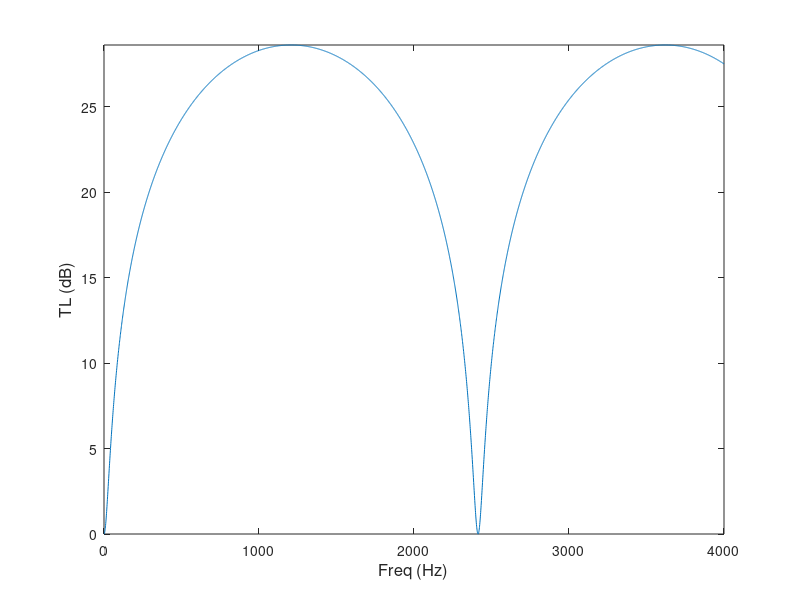

Write MATLAB code to recreate this figure.
%% Optimize design
clc
clear

% Inputs
d1  = 0.0127;
r1  = d1/2;
S1  = pi*(r1^2);
f   = 75;
dB_down = 9;
c = 343; 
val = 54;

% Design params
S2 = val*S1;
k  = (2*pi*f)/c;

% Equation for optimization
dB_condition = (10^(-dB_down/10));
area_condition = ((S1/S2) - (S2/S1))^2;
param = sqrt((4-4*dB_condition)/(dB_condition*(area_condition)*(k^2)));

% Check Condition
if (k*param) < 1/10
    disp(['Design Good']);
    disp(['Param: ',num2str(param),' m']);
    disp(['S2: ',num2str(S2),' m^2']);
    a2 = sqrt(S2/pi);
    disp(['a2: ',num2str(a2),' m']);
else
    disp(['Nahhh']);
end

% Double Check
l = param;
Tw = 4/(4+(area_condition*(k*l)^2));
TL = -10*log10(Tw);

%% 
% Double Check
f = 0:1:4000;
w = 2*pi*f;
k = w/c;
l = param;
B = sin(k.*l).^2;
Tw = abs(4./(4*(cos(k.*l).^2)+(area_condition.*B)));
TL = -10.*log10(Tw);
plot(f,TL);
xlabel(['Freq (Hz)'],'Fontsize',12);
ylabel(['TL (dB)'],'Fontsize',12);
ylim([0 max(TL)]);
%%
lam = 2*l;
freq = round(c/lam)
k_new = (2*pi*freq/c);
B = sin(k_new*l)^2;
Tw_new = abs(4./(4*(cos(k_new.*l).^2)+(area_condition.*B)))
